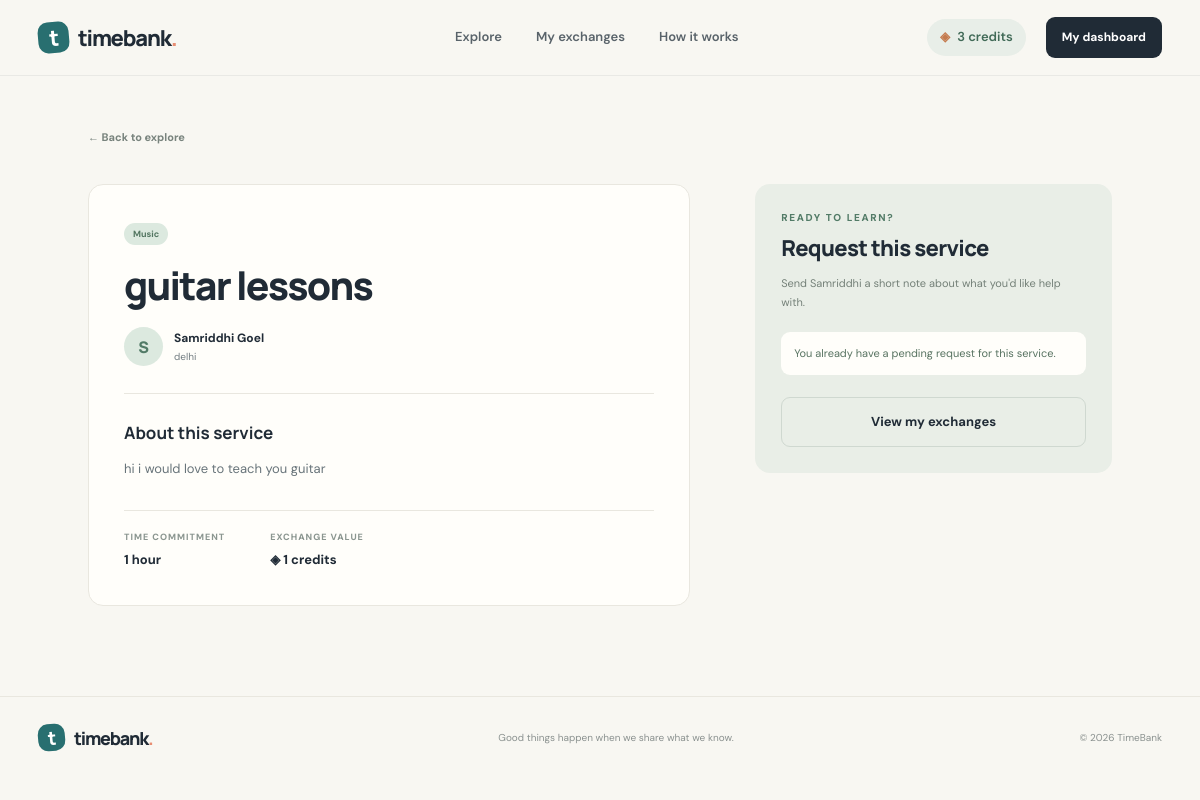
The page /service/2 (signed in) on the database as committed earlier.
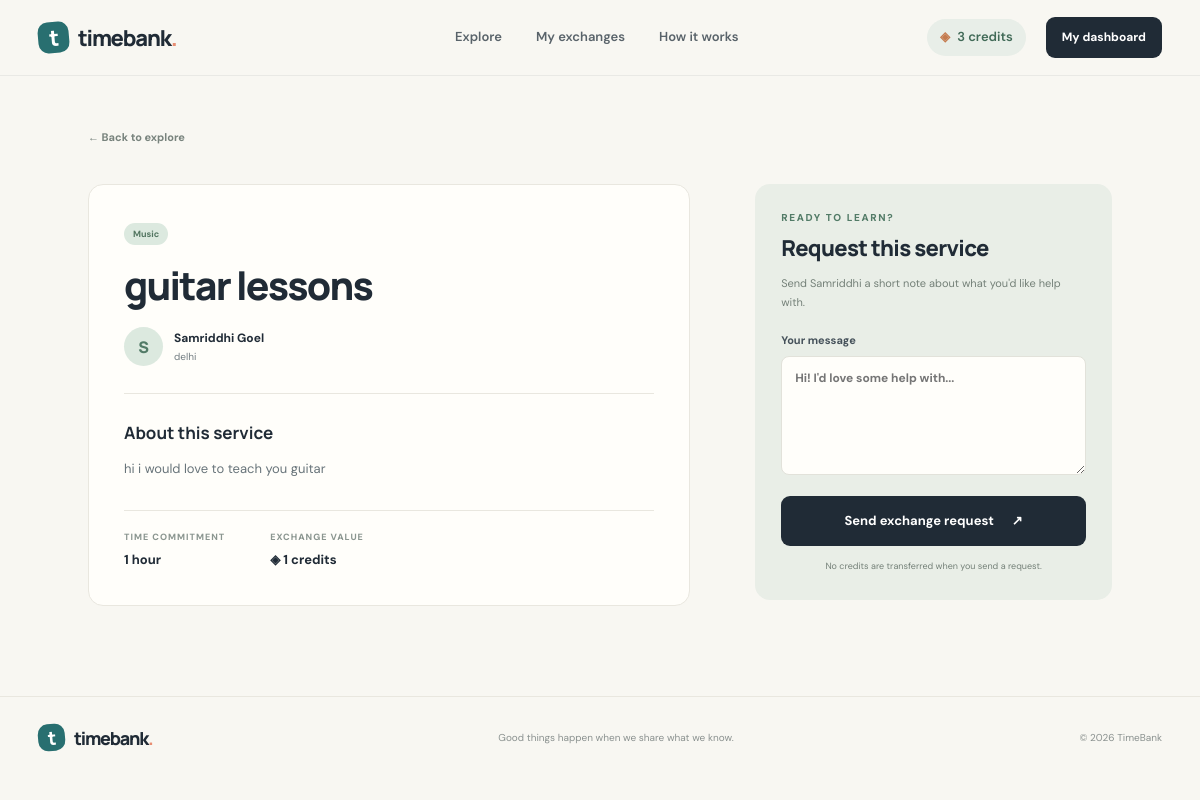
The same page on the database as committed later.
### models.py (models this page shows)
class ExchangeRequest(db.Model):
    id = db.Column(db.Integer, primary_key=True)
    service_id = db.Column(db.Integer, db.ForeignKey("service.id"), nullable=False)
    requester_id = db.Column(db.Integer, db.ForeignKey("user.id"), nullable=False)
    provider_id = db.Column(db.Integer, db.ForeignKey("user.id"), nullable=False)
    message = db.Column(db.Text, nullable=False)
    status = db.Column(db.String(20), nullable=False, default="pending")
    created_at = db.Column(db.DateTime, default=datetime.utcnow)
    service = db.relationship("Service", backref="exchange_requests")
    requester = db.relationship("User", foreign_keys=[requester_id])
    provider = db.relationship("User", foreign_keys=[provider_id])

### app.py (the view)
@app.route("/service/<int:service_id>")
def service_detail(service_id):
    service = db.get_or_404(Service, service_id)
    if not service.is_active:
        abort(404)
    existing_request = None
    if current_user.is_authenticated:
        existing_request = ExchangeRequest.query.filter(
            ExchangeRequest.service_id == service.id,
            ExchangeRequest.requester_id == current_user.id,
            ExchangeRequest.status.in_(["pending", "accepted"])
        ).first()
    return render_template(
        "service_detail.html",
        service=service,
        existing_request=existing_request
    )

### app.py (called while the page is built)
@login_manager.user_loader
def load_user(user_id):
    return db.session.get(User, int(user_id))

### templates/service_detail.html (shortened to what this page needs)
{% extends "base.html" %}
{% block content %}
<section class="detail-page">
  <a class="back-link" href="{{ url_for('explore') }}">← Back to explore</a>
  <div class="detail-layout">
    <article class="detail-main">
      <span class="category-tag">{{ service.category }}</span>
      <h1>{{ service.title }}</h1>
      <div class="detail-provider"><span class="provider-avatar">{{ service.owner.name[:1]|upper }}</span><span><b>{{ service.owner.name }}</b><small>{{ service.owner.location or 'TimeBank community member' }}</small></span></div>
      <div class="detail-divider"></div>
      <h2>About this service</h2>
      <p class="detail-description">{{ service.description }}</p>
      <div class="detail-facts"><div><span>TIME COMMITMENT</span><b>{{ service.duration_hours }} hour{% if service.duration_hours != 1 %}s{% endif %}</b></div><div><span>EXCHANGE VALUE</span><b>◈ {{ service.duration_hours }} credits</b></div></div>
    </article>
    <aside class="request-card">
      <div class="eyebrow">READY TO LEARN?</div>
      <h2>Request this service</h2>
      <p>Send {{ service.owner.name.split()[0] }} a short note about what you'd like help with.</p>
      {% if not current_user.is_authenticated %}
        <a class="button button-dark button-full" href="{{ url_for('login', next=url_for('service_detail', service_id=service.id)) }}">Log in to request</a>
        <p class="request-footnote">New to TimeBank? <a href="{{ url_for('signup') }}">Create an account</a>.</p>
      {% elif current_user.id == service.owner_id %}
        <div class="inline-notice">This is your service listing. You can manage it from your dashboard.</div>
      {% elif existing_request %}
        <div class="inline-notice">You already have a {{ existing_request.status }} request for this service.</div>
        <a class="button button-outline button-full" href="{{ url_for('exchanges') }}">View my exchanges</a>
      {% else %}
        <form method="POST" action="{{ url_for('request_service', service_id=service.id) }}" class="form-stack">
          <label>Your message<textarea name="message" rows="5" maxlength="500" placeholder="Hi! I'd love some help with..." required></textarea></label>
          <button class="button button-dark button-full" type="submit">Send exchange request <span>↗</span></button>
        </form>
        <p class="request-footnote">No credits are transferred when you send a request.</p>
      {% endif %}
    </aside>
  </div>
</section>
{% endblock %}

Rows that differ between the two databases and show on the page:
no longer on this page (row edited): ExchangeRequest: status "pending"
Other text that changed with them:
text no longer shown: "You already have a request for this service. View my exchanges"
text now shown: "Your message Send exchange request ↗ No credits are transferred when you send a request."
